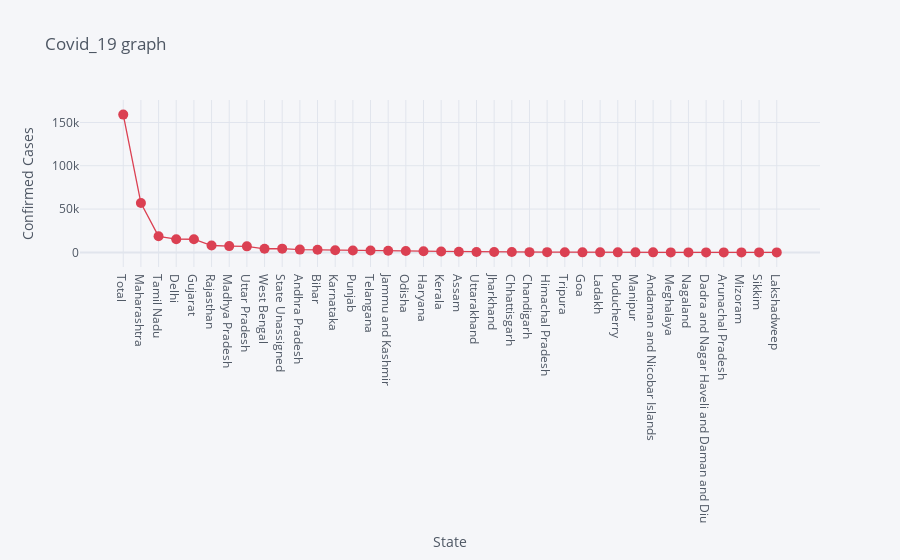

The cell this chart's notebook holds for it:
### Markdown cell above
# Hover over the graph markers to see confirmed cases for each state.

### Code cell
df.iplot(kind= 'scatter', x= 'State', y='Confirmed', mode= 'markers+lines', title= 'Covid_19 graph', xTitle= 'State', yTitle= 'Confirmed Cases', color= 'red', size= 10)

### Figure 1 — Plotly figure (JSON) as saved in the notebook; plotly's stock layout.template omitted (floating-point values rounded to 4 significant figures)
{"data": [{"line": {"color": "rgba(219, 64, 82, 1.0)", "dash": "solid", "shape": "linear", "width": 1.3}, "marker": {"size": 10, "symbol": "circle"}, "mode": "markers+lines", "name": "Confirmed", "text": "", "type": "scatter", "x": ["Total", "Maharashtra", "Tamil Nadu", "Delhi", "Gujarat", "Rajasthan", "Madhya Pradesh", "Uttar Pradesh", "West Bengal", "State Unassigned", "Andhra Pradesh", "Bihar", "Karnataka", "Punjab", "Telangana", "Jammu and Kashmir", "Odisha", "Haryana", "Kerala", "Assam", "Uttarakhand", "Jharkhand", "Chhattisgarh", "Chandigarh", "Himachal Pradesh", "Tripura", "Goa", "Ladakh", "Puducherry", "Manipur", "Andaman and Nicobar Islands", "Meghalaya", "Nagaland", "Dadra and Nagar Haveli and Daman and Diu", "Arunachal Pradesh", "Mizoram", "Sikkim", "Lakshadweep"], "y": [159054, 56948, 18545, 15257, 15205, 7947, 7261, 6991, 4192, 4332, 3245, 3090, 2493, 2139, 2098, 1921, 1660, 1381, 1088, 832, 493, 462, 364, 289, 276, 242, 68, 54, 49, 55, 33, 20, 18, 2, 2, 1, 1, 0]}], "layout": {"legend": {"bgcolor": "#F5F6F9", "font": {"color": "#4D5663"}}, "paper_bgcolor": "#F5F6F9", "plot_bgcolor": "#F5F6F9", "title": {"font": {"color": "#4D5663"}, "text": "Covid_19 graph"}, "xaxis": {"gridcolor": "#E1E5ED", "showgrid": true, "tickfont": {"color": "#4D5663"}, "title": {"font": {"color": "#4D5663"}, "text": "State"}, "zerolinecolor": "#E1E5ED"}, "yaxis": {"gridcolor": "#E1E5ED", "showgrid": true, "tickfont": {"color": "#4D5663"}, "title": {"font": {"color": "#4D5663"}, "text": "Confirmed Cases"}, "zerolinecolor": "#E1E5ED"}}}
